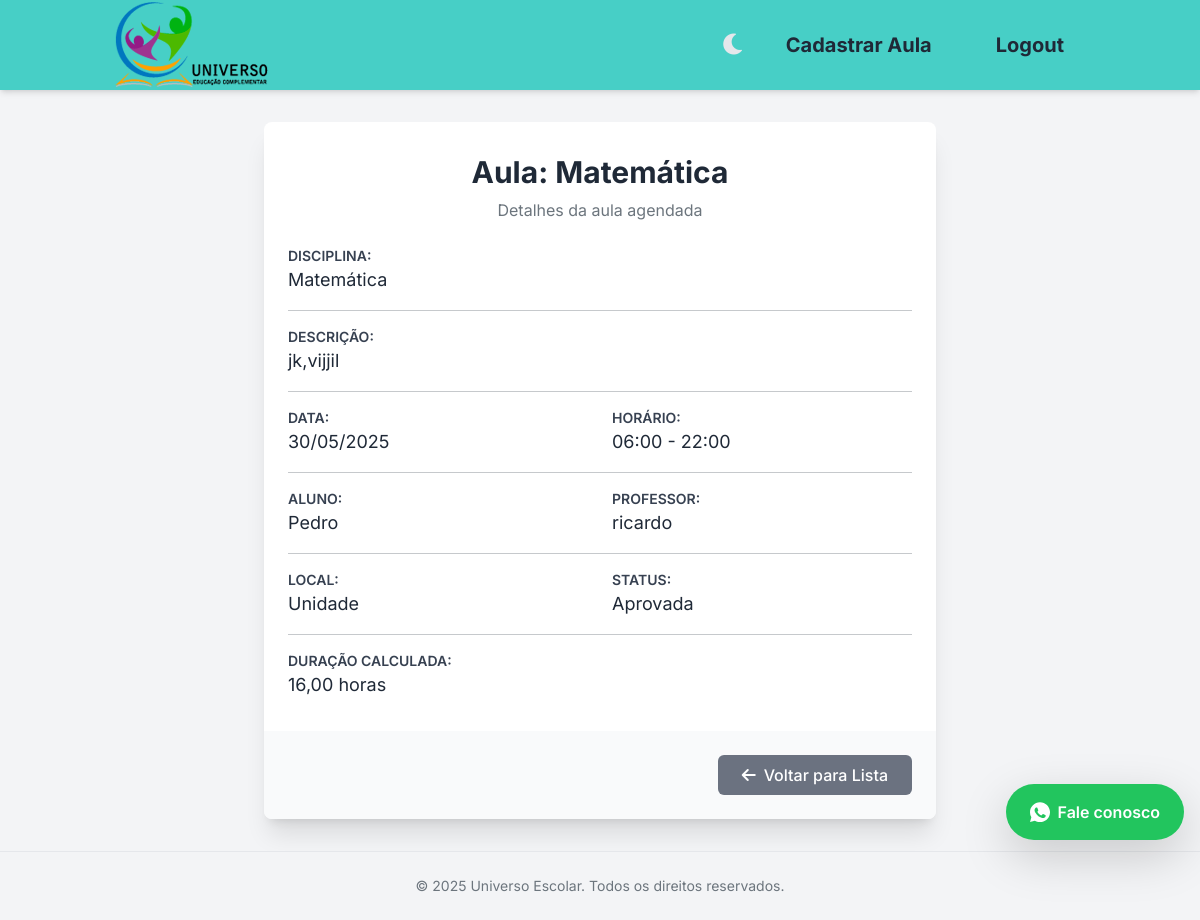
The app's page /aula/3/detalhes/ (signed in) with its own data.
### uniescolar/models.py (models this page shows, shortened)
class Aula(models.Model):
    STATUS_APROVACAO_CHOICES = [
        ('pendente', 'Pendente'),
        ('aprovada', 'Aprovada'),
        ('rejeitada', 'Rejeitada'),
    ]
    id = models.AutoField(primary_key=True)
    local = models.CharField(max_length=100)
    disciplina = models.ForeignKey(Disciplina, on_delete=models.CASCADE, related_name="aulas_disciplina")
    data_inicio = models.DateField(default=timezone.now)
    hora_inicio = models.TimeField(default=hora_inicio_padrao)
    hora_fim = models.TimeField(default=hora_fim_padrao)
    aluno = models.ForeignKey(
        Aluno,
        on_delete=models.CASCADE,
        related_name="aulas"
    )
    professor = models.ForeignKey(
        Professor,
        on_delete=models.CASCADE,
        related_name="aulas_ministradas"
    )
    descricao = models.TextField()
    status_aprovacao = models.CharField( # NOVO CAMPO
        max_length=10,
        choices=STATUS_APROVACAO_CHOICES,
        default='pendente' # Default para novas aulas
    )
    class Meta:
        unique_together = (
            'aluno', 'professor', 'data_inicio', 'hora_inicio', 'hora_fim'
        )

class Disciplina(models.Model):
    nome = models.CharField(max_length=100)
    def __str__(self):
        return f"{self.nome}"

class Aluno(models.Model):
    SEXO_CHOICES = [
        ('M', 'Masculino'),
        ('F', 'Feminino'),
        ('O', 'Outro'),
    ]
    id = models.AutoField(primary_key=True)
    nome = models.CharField(max_length=200)
    sexo = models.CharField(max_length=30, choices=SEXO_CHOICES)
    data_nascimento = models.DateField(default=timezone.now)
    responsavel = models.ForeignKey( # Aluno tem um Responsavel
        Responsavel,
        on_delete=models.CASCADE,
        related_name="alunos_dependentes" # Permite responsavel.alunos_dependentes.all()
    )
    def __str__(self):
        responsavel_nome = str(self.responsavel) if self.responsavel else "Sem responsável"
        return f"{self.nome}"

class Responsavel(models.Model):
    CPF = models.CharField(max_length=14, primary_key=True, default='') # CPF como PK
    user = models.ForeignKey( # Relação com o User do Django
        User,
        on_delete=models.CASCADE,
        default=None,
        null=True,
        blank=True,
        related_name="responsavel_profiles" # Permite user.responsavel_profiles.all()
    )
    profissao = models.CharField(max_length=255)
    def __str__(self):
        if self.user:
            nome_resp = f"{self.user.first_name} {self.user.last_name}".strip() or self.user.username
        else:
            nome_resp = "Responsável sem usuário"
        alunos = self.alunos_dependentes.all()          # usa o related_name
        if alunos.exists():
            nomes_alunos = ", ".join(aluno.nome for aluno in alunos)
        else:
            nomes_alunos = "Sem alunos vinculados"
        return f"{nome_resp} – Aluno(s): {nomes_alunos}"

class Professor(models.Model):
    user = models.OneToOneField( # Relação OneToOne com User do Django, User é a PK de Professor
        User,
        on_delete=models.CASCADE,
        primary_key=True,
        default=None,
        related_name="professor_profile" # Permite user.professor_profile
    )
    materia = models.CharField(max_length=100)
    def __str__(self):
        return f"{self.user.username}"

### uniescolar/views.py (the view)
# urls.py: path('aula/<int:id>/detalhes/', views.aula_detail_view, name='detalhe_aula'),
@login_required
def aula_detail_view(request, id):
    aula_instance = get_object_or_404(Aula.objects.select_related('disciplina', 'aluno', 'professor__user'), id=id)
    user_can_view = False
    user_is_gestor = is_gestor_check(request.user)
    user_is_professor_of_aula = hasattr(request.user, 'professor_profile') and aula_instance.professor == request.user.professor_profile
    user_is_responsavel_of_aluno = False
    if hasattr(request.user, 'responsavel_profiles'):
        if aula_instance.aluno.responsavel in request.user.responsavel_profiles.all():
            user_is_responsavel_of_aluno = True
    if user_is_gestor:
        user_can_view = True
    elif user_is_professor_of_aula:
        user_can_view = True
    elif user_is_responsavel_of_aluno and aula_instance.status_aprovacao == 'aprovada':
        user_can_view = True
    if not user_can_view:
        messages.error(request, "Você não tem permissão para ver detalhes desta aula ou a aula não está aprovada.")
        return redirect('home')
    if not hasattr(aula_instance, 'duracao_calculada'):
        aula_instance.duracao_calculada = 0.0
        if aula_instance.hora_inicio and aula_instance.hora_fim:
            dia_para_calculo = aula_instance.data_inicio if aula_instance.data_inicio else date.today()
            try:
                datetime_inicio = datetime.combine(dia_para_calculo, aula_instance.hora_inicio)
                datetime_fim = datetime.combine(dia_para_calculo, aula_instance.hora_fim)
                if datetime_fim > datetime_inicio:
                    aula_instance.duracao_calculada = round((datetime_fim - datetime_inicio).total_seconds() / 3600, 2)
            except TypeError:
                pass
    return render(request,'aula.html',{'aula':aula_instance})

### uniescolar/context_processors.py (called while the page is built)
def nav_access_permissions(request):
    can_add_aula = False
    if request.user.is_authenticated:
        is_professor = False
        if not request.user.is_anonymous:
            try:
                is_professor = Professor.objects.filter(pk=request.user.pk).exists()
            except TypeError: # Pode acontecer se request.user.pk for None para AnonymousUser
                pass
        if request.user.is_superuser or is_professor:
            can_add_aula = True
    return {'can_add_aula_permission': can_add_aula}

### uniescolar/views.py (called while the page is built)
def is_gestor_check(user):
    return user.is_authenticated and hasattr(user, 'gestor_profile')

### uniescolar/templates/aula.html (shortened to what this page needs)
{% extends 'base.html' %}
{% load static %}
{% block content %}
<div class="container mx-auto px-4 py-8">
    <div class="max-w-2xl mx-auto bg-white dark:bg-gray-800 shadow-xl rounded-lg overflow-hidden">
        <div class="px-6 py-8">
            <h2 class="text-3xl font-bold text-content mb-2 text-center">Aula: {{ aula.disciplina }}</h2>
            <p class="text-center text-muted mb-6">Detalhes da aula agendada</p>
            <div class="space-y-4">
                <div>
                    <h5 class="text-sm font-semibold text-label uppercase">Disciplina:</h5>
                    <p class="text-content text-lg">{{ aula.disciplina }}</p>
                </div>
                <hr class="dark:border-gray-700">
                <div>
                    <h5 class="text-sm font-semibold text-label uppercase">Descrição:</h5>
                    <p class="text-content text-lg">{{ aula.descricao|linebreaksbr }}</p>
                </div>
                <hr class="dark:border-gray-700">
                <div class="grid grid-cols-1 md:grid-cols-2 gap-4">
                    <div>
                        <h5 class="text-sm font-semibold text-label uppercase">Data:</h5>
                        <p class="text-content text-lg">{{ aula.data_inicio|date:"d/m/Y" }}</p>
                    </div>
                    <div>
                        <h5 class="text-sm font-semibold text-label uppercase">Horário:</h5>
                        <p class="text-content text-lg">{{ aula.hora_inicio|time:"H:i" }} - {{ aula.hora_fim|time:"H:i" }}</p>
                    </div>
                </div>
                <hr class="dark:border-gray-700">
                <div class="grid grid-cols-1 md:grid-cols-2 gap-4">
                    <div>
                        <h5 class="text-sm font-semibold text-label uppercase">Aluno:</h5>
                        <p class="text-content text-lg">{{ aula.aluno }}</p>
                    </div>
                    <div>
                        <h5 class="text-sm font-semibold text-label uppercase">Professor:</h5>
                        <p class="text-content text-lg">{{ aula.professor }}</p>
                    </div>
                </div>
                <hr class="dark:border-gray-700">
                <div class="grid grid-cols-1 md:grid-cols-2 gap-4">
                    <div>
                        <h5 class="text-sm font-semibold text-label uppercase">Local:</h5>
                        <p class="text-content text-lg">{{ aula.local }}</p>
                    </div>
                    <div>
                        <h5 class="text-sm font-semibold text-label uppercase">Status:</h5>
                        <p class="text-content text-lg">{{ aula.get_status_aprovacao_display }}</p>
                    </div>
                </div>
                 {% if aula.duracao_calculada %}
                <hr class="dark:border-gray-700">
                <div>
                    <h5 class="text-sm font-semibold text-label uppercase">Duração Calculada:</h5>
                    <p class="text-content text-lg">{{ aula.duracao_calculada|floatformat:2 }} horas</p>
                </div>
                {% endif %}
            </div>
        </div>
        <div class="bg-gray-50 dark:bg-gray-700 px-6 py-4 flex flex-col sm:flex-row justify-end items-center space-y-2 sm:space-y-0 sm:space-x-3">
            <a href="{% url 'home' %}"
               class="btn-secondary-custom text-center w-full sm:w-auto px-4 py-2 rounded-md font-medium flex items-center justify-center">
               <i class="fas fa-arrow-left mr-2"></i>Voltar para Lista
            </a>
        </div>
    </div>
</div>
{% endblock %}

### uniescolar/templates/base.html (shortened to what this page needs)
<!DOCTYPE html>
<html lang="pt-BR">
<head>
    {% load static %}
    <script src="https://cdn.tailwindcss.com"></script>
    <link href="https://cdn.jsdelivr.net/npm/bootstrap@5.0.2/dist/css/bootstrap.min.css" rel="stylesheet">
    <link rel="stylesheet" href="https://cdnjs.cloudflare.com/ajax/libs/font-awesome/6.0.0/css/all.min.css">
</head>
<body class="">
    {% include 'navbar.html' %}
    <main class="container mx-auto px-4 mt-0 flex-grow">
        {% block content %}
        {% endblock %}
    </main>
    <footer class="bg-gray-100 dark:bg-gray-800 border-t border-gray-200 dark:border-gray-700 text-center p-4 mt-auto">
        <p class="text-sm text-muted">© {% now "Y" %} Universo Escolar. Todos os direitos reservados.</p>
    </footer>
  </body>
</html>
</body>
</html>
<a href="https://wa.me/5511995167859?text=Olá%2C%20gostaria%20de%20falar%20com%20vocês"
   class="fixed bottom-20 right-4 bg-green-500 hover:bg-green-600 text-white font-semibold rounded-full px-4 py-3 shadow-lg z-50 flex items-center gap-2"
   target="_blank"
   aria-label="Fale conosco no WhatsApp">
   <span>Fale conosco</span>
</a>

### uniescolar/templates/navbar.html (shortened to what this page needs)
{% load static %}
<nav style="background-color: #47cfc6;" class="shadow-md">
    <div class="container mx-auto px-4">
        <div class="flex items-center justify-between h-15">
            <div class="flex-shrink-0">
                <a href="{% url 'home' %}" class="flex items-center space-x-2 text-white text-xl font-bold">
    <img src="{% static 'images/logo.png' %}" alt="Logo" class="h-15 w-auto">
</a>
    </div>
            <div class="hidden md:flex items-center space-x-4">
                <button id="headerDarkModeIcon" class="text-gray-200 hover:text-white text-2xl focus:outline-none" aria-label="Alternar Modo Escuro/Claro">
                    <i class="fas fa-moon"></i>
                </button>
                {% if user.is_authenticated %}
                    {% if can_add_aula_permission %}
                        <a href="{% url 'add_aula' %}" class="p-4 rounded-lg  font-bold text-xl">Cadastrar Aula</a>
                    {% endif %}
                    <a href="{% url 'logout' %}" class=" p-4 rounded-lg  font-bold text-xl">Logout</a>
                {% else %}
                    <a href="{% url 'home' %}" class="p-4 rounded-lg  font-bold text-xl">Login</a>
                {% endif %}
            </div>
        </div>
    </div>
</nav>

### uniescolar/templates/base.html (style rules this page uses)
body { font-family: "Inter", sans-serif; background-color: #f3f4f6; color: #1f2937; transition: background-color 0.3s ease, color 0.3s ease; display: flex; flex-direction: column; min-height: 100vh; }
.text-content { color: #1f2937; transition: color 0.3s ease; }
.text-muted { color: #4b5563; transition: color 0.3s ease; }
.text-label { color: #374151; transition: color 0.3s ease; }
.btn-secondary-custom { background-color: #6b7280; color: #ffffff; @apply font-semibold py-2 px-4 rounded-md hover:bg-gray-600 transition-colors duration-150 ease-in-out; }

### records on screen
Aula: disciplina "Matemática", descricao "jk,vijjil", data_inicio "30/05/2025", hora_inicio "06:00", hora_fim "22:00", aluno "Pedro", professor "ricardo", local "Unidade", status_aprovacao "Aprovada", duracao_calculada "16,00"
